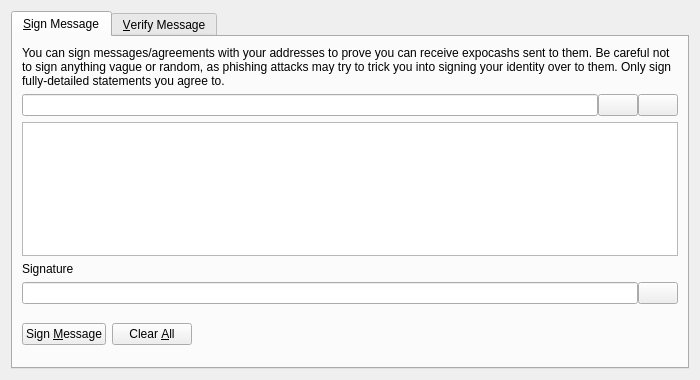
<?xml version="1.0" encoding="UTF-8"?>
<ui version="4.0">
 <class>SignVerifyMessageDialog</class>
 <widget class="QDialog" name="SignVerifyMessageDialog">
  <property name="geometry">
   <rect>
    <x>0</x>
    <y>0</y>
    <width>700</width>
    <height>380</height>
   </rect>
  </property>
  <property name="windowTitle">
   <string>Signatures - Sign / Verify a Message</string>
  </property>
  <property name="modal">
   <bool>true</bool>
  </property>
  <layout class="QVBoxLayout" name="verticalLayout">
   <item>
    <widget class="QTabWidget" name="tabWidget">
     <property name="currentIndex">
      <number>0</number>
     </property>
     <widget class="QWidget" name="tabSignMessage">
      <attribute name="title">
       <string>&amp;Sign Message</string>
      </attribute>
      <layout class="QVBoxLayout" name="verticalLayout_SM">
       <item>
        <widget class="QLabel" name="infoLabel_SM">
         <property name="text">
          <string>You can sign messages/agreements with your addresses to prove you can receive expocashs sent to them. Be careful not to sign anything vague or random, as phishing attacks may try to trick you into signing your identity over to them. Only sign fully-detailed statements you agree to.</string>
         </property>
         <property name="textFormat">
          <enum>Qt::PlainText</enum>
         </property>
         <property name="wordWrap">
          <bool>true</bool>
         </property>
        </widget>
       </item>
       <item>
        <layout class="QHBoxLayout" name="horizontalLayout_1_SM">
         <property name="spacing">
          <number>0</number>
         </property>
         <item>
          <widget class="QValidatedLineEdit" name="addressIn_SM">
           <property name="toolTip">
            <string>The ExpoCash address to sign the message with</string>
           </property>
          </widget>
         </item>
         <item>
          <widget class="QPushButton" name="addressBookButton_SM">
           <property name="toolTip">
            <string>Choose previously used address</string>
           </property>
           <property name="text">
            <string/>
           </property>
           <property name="icon">
            <iconset resource="../bitcoin.qrc">
             <normaloff>:/icons/address-book</normaloff>:/icons/address-book</iconset>
           </property>
           <property name="shortcut">
            <string>Alt+A</string>
           </property>
           <property name="autoDefault">
            <bool>false</bool>
           </property>
          </widget>
         </item>
         <item>
          <widget class="QPushButton" name="pasteButton_SM">
           <property name="toolTip">
            <string>Paste address from clipboard</string>
           </property>
           <property name="text">
            <string/>
           </property>
           <property name="icon">
            <iconset resource="../bitcoin.qrc">
             <normaloff>:/icons/editpaste</normaloff>:/icons/editpaste</iconset>
           </property>
           <property name="shortcut">
            <string>Alt+P</string>
           </property>
           <property name="autoDefault">
            <bool>false</bool>
           </property>
          </widget>
         </item>
        </layout>
       </item>
       <item>
        <widget class="QPlainTextEdit" name="messageIn_SM">
         <property name="toolTip">
          <string>Enter the message you want to sign here</string>
         </property>
        </widget>
       </item>
       <item>
        <widget class="QLabel" name="signatureLabel_SM">
         <property name="text">
          <string>Signature</string>
         </property>
         <property name="textFormat">
          <enum>Qt::PlainText</enum>
         </property>
        </widget>
       </item>
       <item>
        <layout class="QHBoxLayout" name="horizontalLayout_2_SM">
         <property name="spacing">
          <number>0</number>
         </property>
         <item>
          <widget class="QLineEdit" name="signatureOut_SM">
           <property name="font">
            <font>
             <italic>true</italic>
            </font>
           </property>
           <property name="readOnly">
            <bool>true</bool>
           </property>
          </widget>
         </item>
         <item>
          <widget class="QPushButton" name="copySignatureButton_SM">
           <property name="toolTip">
            <string>Copy the current signature to the system clipboard</string>
           </property>
           <property name="text">
            <string/>
           </property>
           <property name="icon">
            <iconset resource="../bitcoin.qrc">
             <normaloff>:/icons/editcopy</normaloff>:/icons/editcopy</iconset>
           </property>
           <property name="autoDefault">
            <bool>false</bool>
           </property>
          </widget>
         </item>
        </layout>
       </item>
       <item>
        <layout class="QHBoxLayout" name="horizontalLayout_3_SM">
         <item>
          <widget class="QPushButton" name="signMessageButton_SM">
           <property name="toolTip">
            <string>Sign the message to prove you own this ExpoCash address</string>
           </property>
           <property name="text">
            <string>Sign &amp;Message</string>
           </property>
           <property name="icon">
            <iconset resource="../bitcoin.qrc">
             <normaloff>:/icons/edit</normaloff>:/icons/edit</iconset>
           </property>
           <property name="autoDefault">
            <bool>false</bool>
           </property>
          </widget>
         </item>
         <item>
          <widget class="QPushButton" name="clearButton_SM">
           <property name="toolTip">
            <string>Reset all sign message fields</string>
           </property>
           <property name="text">
            <string>Clear &amp;All</string>
           </property>
           <property name="icon">
            <iconset resource="../bitcoin.qrc">
             <normaloff>:/icons/remove</normaloff>:/icons/remove</iconset>
           </property>
           <property name="autoDefault">
            <bool>false</bool>
           </property>
          </widget>
         </item>
         <item>
          <spacer name="horizontalSpacer_1_SM">
           <property name="orientation">
            <enum>Qt::Horizontal</enum>
           </property>
           <property name="sizeHint" stdset="0">
            <size>
             <width>40</width>
             <height>48</height>
            </size>
           </property>
          </spacer>
         </item>
         <item>
          <widget class="QLabel" name="statusLabel_SM">
           <property name="font">
            <font>
             <weight>75</weight>
             <bold>true</bold>
            </font>
           </property>
           <property name="text">
            <string/>
           </property>
           <property name="wordWrap">
            <bool>true</bool>
           </property>
          </widget>
         </item>
         <item>
          <spacer name="horizontalSpacer_2_SM">
           <property name="orientation">
            <enum>Qt::Horizontal</enum>
           </property>
           <property name="sizeHint" stdset="0">
            <size>
             <width>40</width>
             <height>48</height>
            </size>
           </property>
          </spacer>
         </item>
        </layout>
       </item>
      </layout>
     </widget>
     <widget class="QWidget" name="tabVerifyMessage">
      <attribute name="title">
       <string>&amp;Verify Message</string>
      </attribute>
      <layout class="QVBoxLayout" name="verticalLayout_VM">
       <item>
        <widget class="QLabel" name="infoLabel_VM">
         <property name="text">
          <string>Enter the receiver's address, message (ensure you copy line breaks, spaces, tabs, etc. exactly) and signature below to verify the message. Be careful not to read more into the signature than what is in the signed message itself, to avoid being tricked by a man-in-the-middle attack. Note that this only proves the signing party receives with the address, it cannot prove sendership of any transaction!</string>
         </property>
         <property name="textFormat">
          <enum>Qt::PlainText</enum>
         </property>
         <property name="alignment">
          <set>Qt::AlignLeading|Qt::AlignLeft|Qt::AlignTop</set>
         </property>
         <property name="wordWrap">
          <bool>true</bool>
         </property>
        </widget>
       </item>
       <item>
        <layout class="QHBoxLayout" name="horizontalLayout_1_VM">
         <property name="spacing">
          <number>0</number>
         </property>
         <item>
          <widget class="QValidatedLineEdit" name="addressIn_VM">
           <property name="toolTip">
            <string>The ExpoCash address the message was signed with</string>
           </property>
          </widget>
         </item>
         <item>
          <widget class="QPushButton" name="addressBookButton_VM">
           <property name="toolTip">
            <string>Choose previously used address</string>
           </property>
           <property name="text">
            <string/>
           </property>
           <property name="icon">
            <iconset resource="../bitcoin.qrc">
             <normaloff>:/icons/address-book</normaloff>:/icons/address-book</iconset>
           </property>
           <property name="shortcut">
            <string>Alt+A</string>
           </property>
           <property name="autoDefault">
            <bool>false</bool>
           </property>
          </widget>
         </item>
        </layout>
       </item>
       <item>
        <widget class="QPlainTextEdit" name="messageIn_VM"/>
       </item>
       <item>
        <widget class="QValidatedLineEdit" name="signatureIn_VM"/>
       </item>
       <item>
        <layout class="QHBoxLayout" name="horizontalLayout_2_VM">
         <item>
          <widget class="QPushButton" name="verifyMessageButton_VM">
           <property name="toolTip">
            <string>Verify the message to ensure it was signed with the specified ExpoCash address</string>
           </property>
           <property name="text">
            <string>Verify &amp;Message</string>
           </property>
           <property name="icon">
            <iconset resource="../bitcoin.qrc">
             <normaloff>:/icons/transaction_0</normaloff>:/icons/transaction_0</iconset>
           </property>
           <property name="autoDefault">
            <bool>false</bool>
           </property>
          </widget>
         </item>
         <item>
          <widget class="QPushButton" name="clearButton_VM">
           <property name="toolTip">
            <string>Reset all verify message fields</string>
           </property>
           <property name="text">
            <string>Clear &amp;All</string>
           </property>
           <property name="icon">
            <iconset resource="../bitcoin.qrc">
             <normaloff>:/icons/remove</normaloff>:/icons/remove</iconset>
           </property>
           <property name="autoDefault">
            <bool>false</bool>
           </property>
          </widget>
         </item>
         <item>
          <spacer name="horizontalSpacer_1_VM">
           <property name="orientation">
            <enum>Qt::Horizontal</enum>
           </property>
           <property name="sizeHint" stdset="0">
            <size>
             <width>40</width>
             <height>48</height>
            </size>
           </property>
          </spacer>
         </item>
         <item>
          <widget class="QLabel" name="statusLabel_VM">
           <property name="font">
            <font>
             <weight>75</weight>
             <bold>true</bold>
            </font>
           </property>
           <property name="text">
            <string/>
           </property>
           <property name="wordWrap">
            <bool>true</bool>
           </property>
          </widget>
         </item>
         <item>
          <spacer name="horizontalSpacer_2_VM">
           <property name="orientation">
            <enum>Qt::Horizontal</enum>
           </property>
           <property name="sizeHint" stdset="0">
            <size>
             <width>40</width>
             <height>48</height>
            </size>
           </property>
          </spacer>
         </item>
        </layout>
       </item>
      </layout>
     </widget>
    </widget>
   </item>
  </layout>
 </widget>
 <customwidgets>
  <customwidget>
   <class>QValidatedLineEdit</class>
   <extends>QLineEdit</extends>
   <header>qvalidatedlineedit.h</header>
  </customwidget>
 </customwidgets>
 <resources>
  <include location="../bitcoin.qrc"/>
 </resources>
 <connections/>
</ui>
